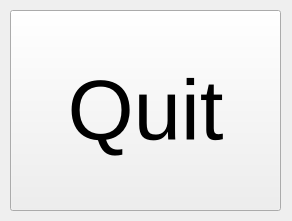
<?xml version="1.0" encoding="UTF-8"?>
<ui version="4.0">
 <class>QuitWidget</class>
 <widget class="QWidget" name="QuitWidget">
  <property name="geometry">
   <rect>
    <x>0</x>
    <y>0</y>
    <width>292</width>
    <height>221</height>
   </rect>
  </property>
  <property name="windowTitle">
   <string>QuitWidget</string>
  </property>
  <widget class="QPushButton" name="quitButton">
   <property name="geometry">
    <rect>
     <x>10</x>
     <y>10</y>
     <width>271</width>
     <height>201</height>
    </rect>
   </property>
   <property name="font">
    <font>
     <pointsize>64</pointsize>
    </font>
   </property>
   <property name="text">
    <string>Quit</string>
   </property>
  </widget>
 </widget>
 <resources/>
 <connections/>
</ui>
